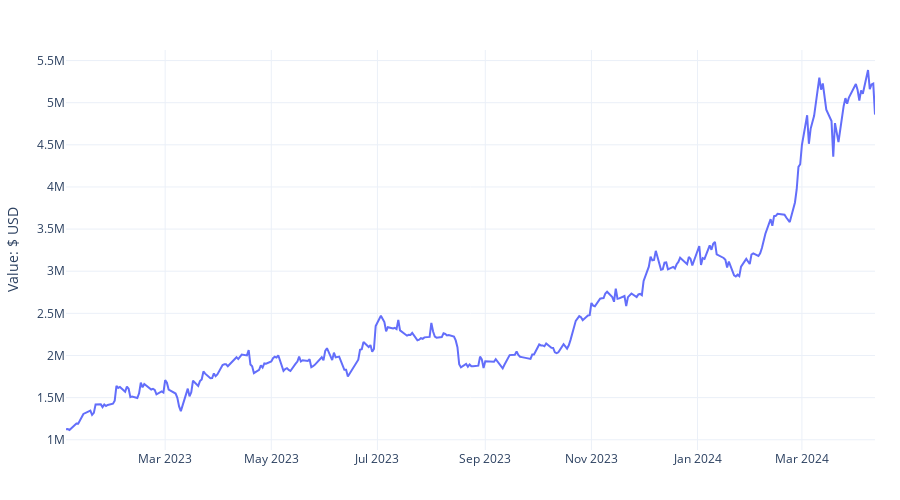

This figure's notebook cell:
### Markdown cell above
Plotly Charts.

### Code cell
initial_date = '2022-01-01'  # do not use anything earlier than your first trade
plotlydf_portfval = portf_allvalues[portf_allvalues.index > initial_date]
plotlydf_portfval = plotlydf_portfval[['portf_value', 'sp500_mktvalue', 'ptf_value_pctch',
                                     'sp500_pctch', 'ptf_value_diff', 'sp500_diff']].reset_index().round(2)
# calculating cumulative growth since initial date
plotlydf_portfval['ptf_growth'] = plotlydf_portfval.portf_value/plotlydf_portfval['portf_value'].iloc[0]
plotlydf_portfval['sp500_growth'] = plotlydf_portfval.sp500_mktvalue/plotlydf_portfval['sp500_mktvalue'].iloc[0]
plotlydf_portfval.rename(columns={'index': 'date'}, inplace=True)  # needed for later

# Plotly part
CHART_THEME = 'plotly_white'  # others examples: seaborn, ggplot2, plotly_dark
chart_ptfvalue = go.Figure()  # generating a figure that will be updated in the following lines
chart_ptfvalue.add_trace(go.Scatter(x=plotlydf_portfval.date, y=plotlydf_portfval.portf_value,
                    mode='lines',  # you can also use "lines+markers", or just "markers"
                    name='Global Value'))
chart_ptfvalue.layout.template = CHART_THEME
chart_ptfvalue.layout.height=500
chart_ptfvalue.update_layout(margin = dict(t=50, b=50, l=25, r=25))  # this will help you optimize the chart space
chart_ptfvalue.update_layout(
#     title='Global Portfolio Value (USD $)',
    xaxis_tickfont_size=12,
    yaxis=dict(
        title='Value: $ USD',
        titlefont_size=14,
        tickfont_size=12,
        ))
chart_ptfvalue.update_xaxes(rangeslider_visible=False)
chart_ptfvalue.update_layout(showlegend=False)
chart_ptfvalue.show()

### Figure 1 — Plotly figure (JSON) as saved in the notebook; plotly's stock layout.template omitted (floating-point values rounded to 4 significant figures; data arrays with more than 128 entries replaced by an {"elided": "..."} marker saying what was removed)
{"data": [{"mode": "lines", "name": "Global Value", "type": "scatter", "x": {"elided": "321 str values"}, "y": {"elided": "321 float values"}}], "layout": {"height": 500, "margin": {"b": 50, "l": 25, "r": 25, "t": 50}, "showlegend": false, "xaxis": {"rangeslider": {"visible": false}, "tickfont": {"size": 12}}, "yaxis": {"tickfont": {"size": 12}, "title": {"font": {"size": 14}, "text": "Value: $ USD"}}}}
